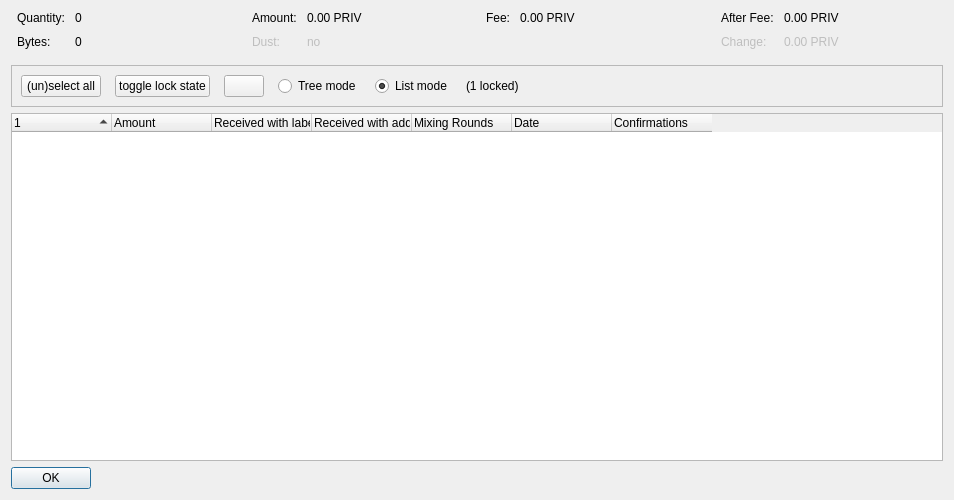
<?xml version="1.0" encoding="UTF-8"?>
<ui version="4.0">
 <class>CoinControlDialog</class>
 <widget class="QDialog" name="CoinControlDialog">
  <property name="geometry">
   <rect>
    <x>0</x>
    <y>0</y>
    <width>954</width>
    <height>500</height>
   </rect>
  </property>
  <property name="windowTitle">
   <string>Coin Selection</string>
  </property>
  <layout class="QVBoxLayout" name="verticalLayout">
   <item>
    <layout class="QHBoxLayout" name="horizontalLayoutTop" stretch="0,0,0,0">
     <property name="topMargin">
      <number>0</number>
     </property>
     <property name="bottomMargin">
      <number>10</number>
     </property>
     <item>
      <layout class="QFormLayout" name="formLayoutCoinControl1">
       <property name="horizontalSpacing">
        <number>10</number>
       </property>
       <property name="verticalSpacing">
        <number>10</number>
       </property>
       <property name="leftMargin">
        <number>6</number>
       </property>
       <property name="rightMargin">
        <number>6</number>
       </property>
       <item row="0" column="0">
        <widget class="QLabel" name="labelCoinControlQuantityText">
         <property name="text">
          <string>Quantity:</string>
         </property>
        </widget>
       </item>
       <item row="0" column="1">
        <widget class="QLabel" name="labelCoinControlQuantity">
         <property name="cursor">
          <cursorShape>IBeamCursor</cursorShape>
         </property>
         <property name="contextMenuPolicy">
          <enum>Qt::ActionsContextMenu</enum>
         </property>
         <property name="text">
          <string notr="true">0</string>
         </property>
         <property name="textInteractionFlags">
          <set>Qt::LinksAccessibleByMouse|Qt::TextSelectableByKeyboard|Qt::TextSelectableByMouse</set>
         </property>
        </widget>
       </item>
       <item row="1" column="0">
        <widget class="QLabel" name="labelCoinControlBytesText">
         <property name="text">
          <string>Bytes:</string>
         </property>
        </widget>
       </item>
       <item row="1" column="1">
        <widget class="QLabel" name="labelCoinControlBytes">
         <property name="cursor">
          <cursorShape>IBeamCursor</cursorShape>
         </property>
         <property name="contextMenuPolicy">
          <enum>Qt::ActionsContextMenu</enum>
         </property>
         <property name="text">
          <string notr="true">0</string>
         </property>
         <property name="textInteractionFlags">
          <set>Qt::LinksAccessibleByMouse|Qt::TextSelectableByKeyboard|Qt::TextSelectableByMouse</set>
         </property>
        </widget>
       </item>
      </layout>
     </item>
     <item>
      <layout class="QFormLayout" name="formLayoutCoinControl2">
       <property name="horizontalSpacing">
        <number>10</number>
       </property>
       <property name="verticalSpacing">
        <number>10</number>
       </property>
       <property name="leftMargin">
        <number>6</number>
       </property>
       <property name="rightMargin">
        <number>6</number>
       </property>
       <item row="0" column="0">
        <widget class="QLabel" name="labelCoinControlAmountText">
         <property name="text">
          <string>Amount:</string>
         </property>
        </widget>
       </item>
       <item row="0" column="1">
        <widget class="QLabel" name="labelCoinControlAmount">
         <property name="cursor">
          <cursorShape>IBeamCursor</cursorShape>
         </property>
         <property name="contextMenuPolicy">
          <enum>Qt::ActionsContextMenu</enum>
         </property>
         <property name="text">
          <string notr="true">0.00 PRIV</string>
         </property>
         <property name="textInteractionFlags">
          <set>Qt::LinksAccessibleByMouse|Qt::TextSelectableByKeyboard|Qt::TextSelectableByMouse</set>
         </property>
        </widget>
       </item>
       <item row="1" column="0">
        <widget class="QLabel" name="labelCoinControlLowOutputText">
         <property name="enabled">
          <bool>false</bool>
         </property>
         <property name="text">
          <string>Dust:</string>
         </property>
        </widget>
       </item>
       <item row="1" column="1">
        <widget class="QLabel" name="labelCoinControlLowOutput">
         <property name="enabled">
          <bool>false</bool>
         </property>
         <property name="cursor">
          <cursorShape>IBeamCursor</cursorShape>
         </property>
         <property name="contextMenuPolicy">
          <enum>Qt::ActionsContextMenu</enum>
         </property>
         <property name="text">
          <string notr="true">no</string>
         </property>
         <property name="textInteractionFlags">
          <set>Qt::LinksAccessibleByMouse|Qt::TextSelectableByKeyboard|Qt::TextSelectableByMouse</set>
         </property>
        </widget>
       </item>
      </layout>
     </item>
     <item>
      <layout class="QFormLayout" name="formLayoutCoinControl3">
       <property name="horizontalSpacing">
        <number>10</number>
       </property>
       <property name="verticalSpacing">
        <number>10</number>
       </property>
       <property name="leftMargin">
        <number>6</number>
       </property>
       <property name="rightMargin">
        <number>6</number>
       </property>
       <item row="0" column="0">
        <widget class="QLabel" name="labelCoinControlFeeText">
         <property name="text">
          <string>Fee:</string>
         </property>
        </widget>
       </item>
       <item row="0" column="1">
        <widget class="QLabel" name="labelCoinControlFee">
         <property name="cursor">
          <cursorShape>IBeamCursor</cursorShape>
         </property>
         <property name="contextMenuPolicy">
          <enum>Qt::ActionsContextMenu</enum>
         </property>
         <property name="text">
          <string notr="true">0.00 PRIV</string>
         </property>
         <property name="textInteractionFlags">
          <set>Qt::LinksAccessibleByMouse|Qt::TextSelectableByKeyboard|Qt::TextSelectableByMouse</set>
         </property>
        </widget>
       </item>
      </layout>
     </item>
     <item>
      <layout class="QFormLayout" name="formLayoutCoinControl4">
       <property name="horizontalSpacing">
        <number>10</number>
       </property>
       <property name="verticalSpacing">
        <number>10</number>
       </property>
       <property name="leftMargin">
        <number>6</number>
       </property>
       <property name="rightMargin">
        <number>6</number>
       </property>
       <item row="0" column="0">
        <widget class="QLabel" name="labelCoinControlAfterFeeText">
         <property name="text">
          <string>After Fee:</string>
         </property>
        </widget>
       </item>
       <item row="0" column="1">
        <widget class="QLabel" name="labelCoinControlAfterFee">
         <property name="cursor">
          <cursorShape>IBeamCursor</cursorShape>
         </property>
         <property name="contextMenuPolicy">
          <enum>Qt::ActionsContextMenu</enum>
         </property>
         <property name="text">
          <string notr="true">0.00 PRIV</string>
         </property>
         <property name="textInteractionFlags">
          <set>Qt::LinksAccessibleByMouse|Qt::TextSelectableByKeyboard|Qt::TextSelectableByMouse</set>
         </property>
        </widget>
       </item>
       <item row="1" column="0">
        <widget class="QLabel" name="labelCoinControlChangeText">
         <property name="enabled">
          <bool>false</bool>
         </property>
         <property name="text">
          <string>Change:</string>
         </property>
        </widget>
       </item>
       <item row="1" column="1">
        <widget class="QLabel" name="labelCoinControlChange">
         <property name="enabled">
          <bool>false</bool>
         </property>
         <property name="cursor">
          <cursorShape>IBeamCursor</cursorShape>
         </property>
         <property name="contextMenuPolicy">
          <enum>Qt::ActionsContextMenu</enum>
         </property>
         <property name="text">
          <string notr="true">0.00 PRIV</string>
         </property>
         <property name="textInteractionFlags">
          <set>Qt::LinksAccessibleByMouse|Qt::TextSelectableByKeyboard|Qt::TextSelectableByMouse</set>
         </property>
        </widget>
       </item>
      </layout>
     </item>
    </layout>
   </item>
   <item>
    <widget class="QFrame" name="frame">
     <property name="minimumSize">
      <size>
       <width>0</width>
       <height>40</height>
      </size>
     </property>
     <property name="frameShape">
      <enum>QFrame::StyledPanel</enum>
     </property>
     <property name="frameShadow">
      <enum>QFrame::Sunken</enum>
     </property>
     <layout class="QHBoxLayout" name="horizontalLayout">
      <item>
       <layout class="QHBoxLayout" name="horizontalLayoutPanel" stretch="0,0,0,0,0,0,0">
        <property name="spacing">
         <number>14</number>
        </property>
        <item>
         <widget class="QPushButton" name="pushButtonSelectAll">
          <property name="sizePolicy">
           <sizepolicy hsizetype="Maximum" vsizetype="Fixed">
            <horstretch>0</horstretch>
            <verstretch>0</verstretch>
           </sizepolicy>
          </property>
          <property name="text">
           <string>(un)select all</string>
          </property>
          <property name="autoDefault">
           <bool>false</bool>
          </property>
         </widget>
        </item>
        <item>
         <widget class="QPushButton" name="pushButtonToggleLock">
          <property name="sizePolicy">
           <sizepolicy hsizetype="Maximum" vsizetype="Fixed">
            <horstretch>0</horstretch>
            <verstretch>0</verstretch>
           </sizepolicy>
          </property>
          <property name="text">
           <string>toggle lock state</string>
          </property>
          <property name="autoDefault">
           <bool>false</bool>
          </property>
         </widget>
        </item>
        <item>
         <widget class="QPushButton" name="hideButton">
          <property name="sizePolicy">
           <sizepolicy hsizetype="Maximum" vsizetype="Fixed">
            <horstretch>0</horstretch>
            <verstretch>0</verstretch>
           </sizepolicy>
          </property>
          <property name="text">
           <string/>
          </property>
          <property name="autoDefault">
           <bool>false</bool>
          </property>
         </widget>
        </item>
        <item>
         <widget class="QRadioButton" name="radioTreeMode">
          <property name="sizePolicy">
           <sizepolicy hsizetype="Maximum" vsizetype="Fixed">
            <horstretch>0</horstretch>
            <verstretch>0</verstretch>
           </sizepolicy>
          </property>
          <property name="text">
           <string>Tree mode</string>
          </property>
         </widget>
        </item>
        <item>
         <widget class="QRadioButton" name="radioListMode">
          <property name="sizePolicy">
           <sizepolicy hsizetype="Maximum" vsizetype="Fixed">
            <horstretch>0</horstretch>
            <verstretch>0</verstretch>
           </sizepolicy>
          </property>
          <property name="text">
           <string>List mode</string>
          </property>
          <property name="checked">
           <bool>true</bool>
          </property>
         </widget>
        </item>
        <item>
         <widget class="QLabel" name="labelLocked">
          <property name="text">
           <string>(1 locked)</string>
          </property>
         </widget>
        </item>
        <item>
         <spacer name="horizontalSpacer">
          <property name="orientation">
           <enum>Qt::Horizontal</enum>
          </property>
          <property name="sizeHint" stdset="0">
           <size>
            <width>40</width>
            <height>20</height>
           </size>
          </property>
         </spacer>
        </item>
       </layout>
      </item>
     </layout>
    </widget>
   </item>
   <item>
    <widget class="CoinControlTreeWidget" name="treeWidget">
     <property name="contextMenuPolicy">
      <enum>Qt::CustomContextMenu</enum>
     </property>
     <property name="sortingEnabled">
      <bool>false</bool>
     </property>
     <property name="columnCount">
      <number>7</number>
     </property>
     <attribute name="headerShowSortIndicator" stdset="0">
      <bool>true</bool>
     </attribute>
     <attribute name="headerStretchLastSection">
      <bool>false</bool>
     </attribute>
     <column>
      <property name="text">
       <string/>
      </property>
     </column>
     <column>
      <property name="text">
       <string>Amount</string>
      </property>
     </column>
     <column>
      <property name="text">
       <string>Received with label</string>
      </property>
     </column>
     <column>
      <property name="text">
       <string>Received with address</string>
      </property>
     </column>
     <column>
      <property name="text">
       <string>Mixing Rounds</string>
      </property>
     </column>
     <column>
      <property name="text">
       <string>Date</string>
      </property>
     </column>
     <column>
      <property name="text">
       <string>Confirmations</string>
      </property>
      <property name="toolTip">
       <string>Confirmed</string>
      </property>
     </column>
    </widget>
   </item>
   <item>
    <widget class="QDialogButtonBox" name="buttonBox">
     <property name="sizePolicy">
      <sizepolicy hsizetype="Maximum" vsizetype="Fixed">
       <horstretch>0</horstretch>
       <verstretch>0</verstretch>
      </sizepolicy>
     </property>
     <property name="orientation">
      <enum>Qt::Horizontal</enum>
     </property>
     <property name="standardButtons">
      <set>QDialogButtonBox::Ok</set>
     </property>
    </widget>
   </item>
  </layout>
 </widget>
 <customwidgets>
  <customwidget>
   <class>CoinControlTreeWidget</class>
   <extends>QTreeWidget</extends>
   <header>qt/coincontroltreewidget.h</header>
  </customwidget>
 </customwidgets>
 <resources/>
 <connections/>
</ui>
